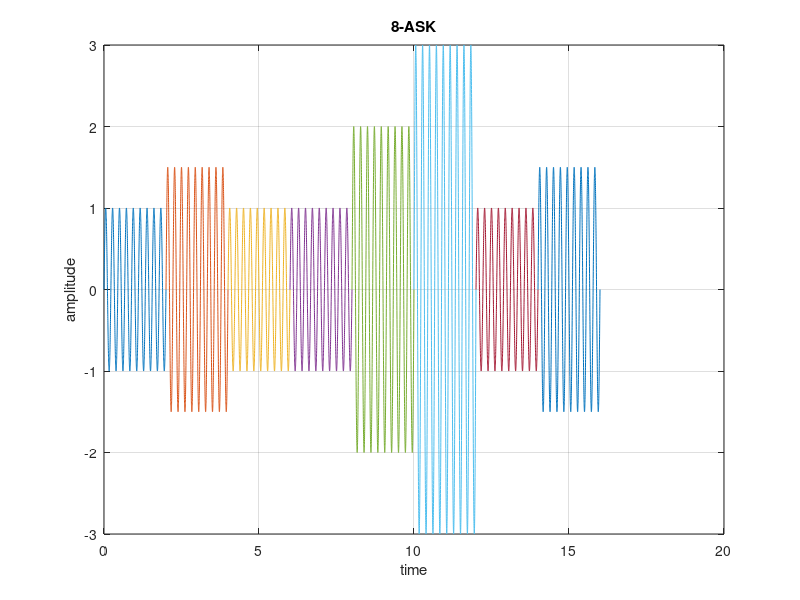

Source code (MATLAB):
% Shadril Hassan Shifat
% ID: 20-42451-1

% Data Communication Lab Task - 4
% Title: Study of Digital to Analog Conversion using MATLAB
% Performance Task for Lab Report (a)

close all;
clc;
clear all;
%ID=AB-CDEFG-H
A=2;
B=0;
C=4;
D=2;
E=4;
F=5;
G=1;
H=1;

% Converting E=4, F=5 and G=1 to 8 bit ASCII characters array
bitStream_1= dec2bin(E,8)-'0';
bitStream_2= dec2bin(F,8)-'0';
bitStream_3= dec2bin(G,8)-'0';
% genarating bit stream array
bitStream= [bitStream_1 bitStream_2 bitStream_3]; 
% calculating length of bit stream
n=length(bitStream); 
ts=2;
%frequency
fd=4.5;
fs=1000;
i=1;
g=0;

while i:3:n
    %width of any pulse 
    t=g*ts:1/fs:(g+1)*ts;
    %condition
    if bitStream(i)==0 && bitStream(i+1)==0 && bitStream(i+2)==0
        ask=1*sin(2*pi*fd*t);
        
    elseif bitStream(i)==0 && bitStream(i+1)==0 && bitStream(i+2)==1
        ask=1.5*sin(2*pi*fd*t);
        
    elseif bitStream(i)==0 && bitStream(i+1)==1 && bitStream(i+2)==0
        ask=2*sin(2*pi*fd*t);
        
    elseif bitStream(i)==0 && bitStream(i+1)==1 && bitStream(i+2)==1
        ask=2.5*sin(2*pi*fd*t);
        
    elseif bitStream(i)==1 && bitStream(i+1)==0 && bitStream(i+2)==0
        ask=3*sin(2*pi*fd*t);
        
    elseif bitStream(i)==1 && bitStream(i+1)==0 && bitStream(i+2)==1
        ask=3.5*sin(2*pi*fd*t);
        
    elseif bitStream(i)==1 && bitStream(i+1)==1 && bitStream(i+2)==0
        ask=4*sin(2*pi*fd*t);
        
    elseif bitStream(i)==1 && bitStream(i+1)==1 && bitStream(i+2)==1
        ask=4.5*sin(2*pi*fd*t);
    
    end
    %plotting graph
    plot(t,ask);
    title('8-ASK');
    xlabel('time');
    ylabel('amplitude')
    hold on;
    grid on;
    
    i=i+3;
    g=g+1;
end;
hold off;